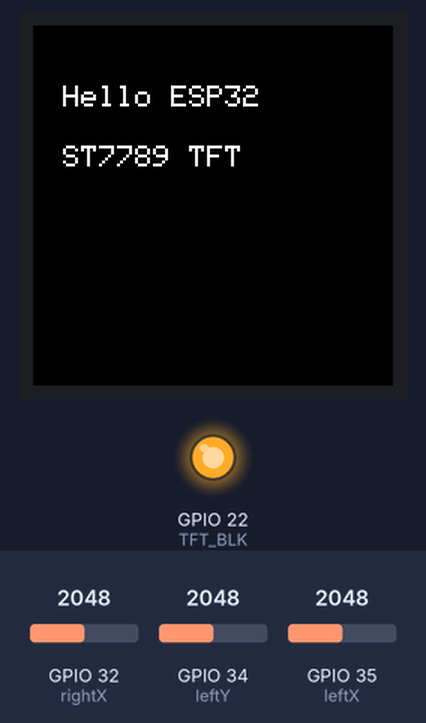
The program below on a simulated ESP32. Parts: 240×240 colour display, output pins drawn as LEDs (lit = HIGH). The inputs (shaded band) are chosen by the test bench; at power-on: GPIO 32 (rightX) = 2048, GPIO 34 (leftY) = 2048, GPIO 35 (leftX) = 2048. What the program prints to the serial monitor is not drawn.

Above: at 1.3 s.

The program:

main.cpp
```cpp
#include <Arduino.h>
#include <WiFi.h>
#include <esp_now.h>
#include <esp_wifi.h>
#include <SPI.h>
#include <Adafruit_GFX.h>
#include <Adafruit_ST7789.h>

#define leftX 35
#define leftY 34
#define rightX 32

// 这里是告诉程序：TFT 每根线接到 ESP32 的哪个引脚
#define TFT_CS    21
#define TFT_DC    19
#define TFT_RST   17
#define TFT_MOSI  23
#define TFT_SCLK  18
#define TFT_BLK   22

uint8_t MAC_ADD[6] = {0x1C, 0xC3, 0xAB, 0xC3, 0xB5, 0xB8};

esp_now_peer_info_t car = {};

struct RemoteData {
    int LX;
    int LY;
    int RX;
};

RemoteData myData;

// 创建一个屏幕对象
Adafruit_ST7789 tft = Adafruit_ST7789(
  TFT_CS,
  TFT_DC,
  TFT_MOSI,
  TFT_SCLK,
  TFT_RST
);

void setup() {
    Serial.begin(115200);
    delay(1000);

    // 初始化屏幕
    // 如果你的屏是 240x240，就用 240, 240
    // 如果不对，后面再改成 240, 320 或 135, 240
    tft.init(240, 240);

    // 设置屏幕方向
    tft.setRotation(0);

    // 清屏，填充黑色
    tft.fillScreen(ST77XX_BLACK);

    // 设置文字颜色
    tft.setTextColor(ST77XX_WHITE);

    // 设置文字大小
    tft.setTextSize(2);

    // 设置光标位置
    tft.setCursor(20, 40);

    pinMode(TFT_BLK, OUTPUT);
    digitalWrite(TFT_BLK, HIGH);

    // 显示文字
    tft.println("Hello ESP32");

     tft.setCursor(20, 80);
    tft.println("ST7789 TFT");

    pinMode(leftX, INPUT);
    pinMode(leftY, INPUT);
    pinMode(rightX, INPUT);

    WiFi.mode(WIFI_STA);
    esp_wifi_set_channel(1, WIFI_SECOND_CHAN_NONE);

    if (esp_now_init() != ESP_OK) {
        Serial.println("esp now init failed");
        return;
    }

    memcpy(car.peer_addr, MAC_ADD, 6);
    car.channel = 1;
    car.encrypt = false;
    car.ifidx = WIFI_IF_STA;

    esp_err_t addResult = esp_now_add_peer(&car);

    if (addResult == ESP_OK) {
        Serial.println("add peer ok");
    } else {
        Serial.print("add peer failed: ");
        Serial.println(addResult);
        return;
    }

    Serial.println("sender ready");
}

void loop() {
    myData.LX=analogRead(leftX);
    myData.LY=analogRead(leftY);
    myData.RX=analogRead(rightX);

    esp_err_t result = esp_now_send(car.peer_addr, (uint8_t *)&myData, sizeof(myData));

    if (result == ESP_OK) {
        Serial.println("send ok");
    } else {
        Serial.print("send failed: ");
        Serial.println(result);
    }

  delay(500);
}
```
